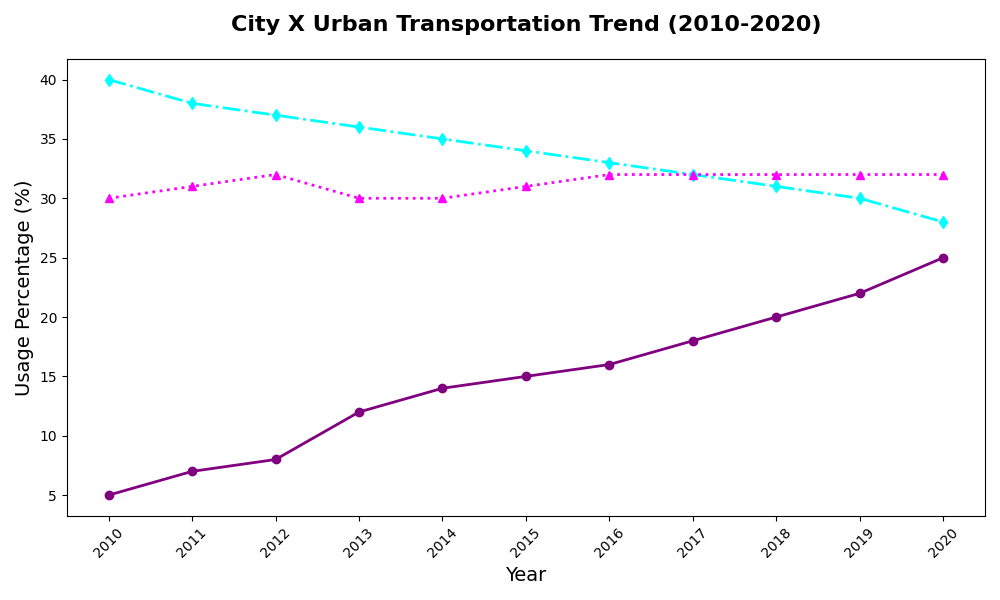

This chart was generated by the following Python code:
import matplotlib.pyplot as plt
import numpy as np

years = np.arange(2010, 2021)

biking = np.array([5, 7, 8, 12, 14, 15, 16, 18, 20, 22, 25])
public_transport = np.array([40, 38, 37, 36, 35, 34, 33, 32, 31, 30, 28])
personal_cars = np.array([30, 31, 32, 30, 30, 31, 32, 32, 32, 32, 32])

fig, ax = plt.subplots(figsize=(10, 6))

ax.plot(years, biking, color='purple', marker='o', linestyle='-', linewidth=2, markersize=6)
ax.plot(years, public_transport, color='cyan', marker='d', linestyle='-.', linewidth=2, markersize=6)
ax.plot(years, personal_cars, color='magenta', marker='^', linestyle=':', linewidth=2, markersize=6)

plt.title("City X Urban Transportation Trend (2010-2020)", fontsize=16, weight='bold', pad=20)
plt.xlabel("Year", fontsize=14)
plt.ylabel("Usage Percentage (%)", fontsize=14)

ax.set_xticks(years)
plt.xticks(rotation=45)
plt.tight_layout()

plt.show()
